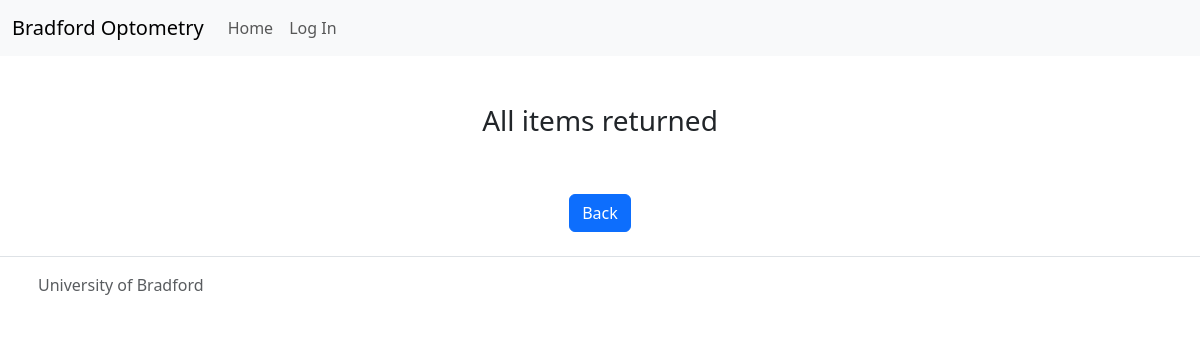
/list/not_returned, run on an earlier commit of the app's database.
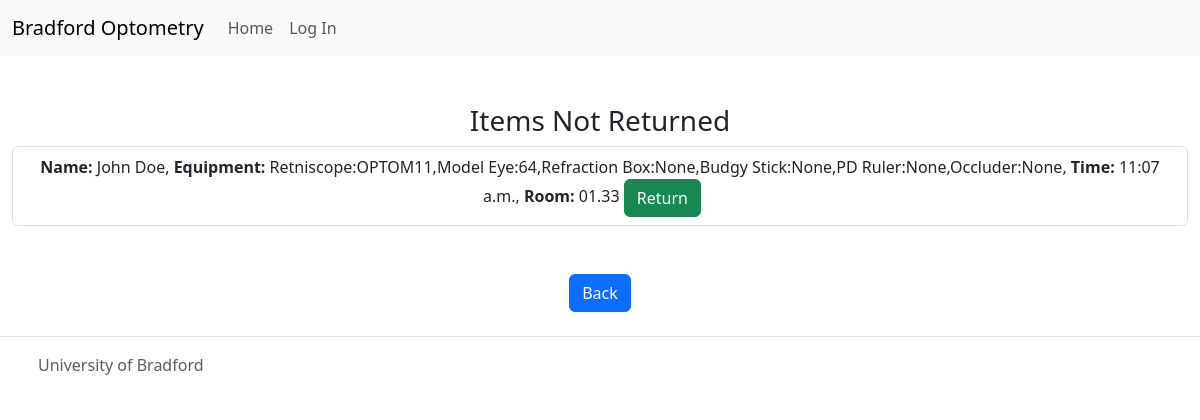
And on a later commit of the database.
### loan/models.py (models this page shows, shortened)
class Loan(models.Model):
    student = models.ForeignKey(Student, on_delete=models.CASCADE)
    equipment = models.CharField(max_length=250)
    date = models.DateField(auto_now_add=True)
    time_taken = models.TimeField(auto_now_add=True)
    time_returned = models.TimeField(auto_now_add=False, default='12:00')
    room = models.CharField(max_length=10, default="0.00")
    equipment_returned = models.CharField(max_length=250, default="None")
    all_returned = models.BooleanField(default=False)

class Student(models.Model):
    name = models.CharField(max_length=150)
    surname = models.CharField(max_length=150)
    student_nr = models.CharField(max_length=15)

### list/views.py (the view)
# urls.py: path('not_returned', views.not_returned, name='not_returned'),
def not_returned(request):
    list = Loan.objects.filter(all_returned=False)
    return render(request, 'not_returned.html', {'list': list})

### templates/not_returned.html
{% extends 'base.html' %}
{% load static %}
{% block content %}
  <div class="row justify-content-center mt-5">
    <div class="col justify-content-center d-grid" >
    {% if list|length > 0 %}
     <h3>Items Not Returned</h3>
      <ul class="list-group">
        {% for item in list %}
        <li class="list-group-item">
          <strong>Name:</strong> {{item.student.name}} {{item.student.surname}},
          <strong>Equipment:</strong> {{item.equipment}},
          <strong>Time:</strong> {{item.time_taken}},
          <strong>Room:</strong> {{item.room}}
          <a class="btn btn-success me-3" href="{% url 'returns' item.pk %}">
            Return
          </a>
        </li>
        {% endfor %}
      </ul>
      {% else %}
      <h3>All items returned</h3>
      {% endif %}
    </div>
  </div>
  <a class="btn btn-primary mt-5" href="{% url 'list' %}">Back</a>
{% endblock %}

What changed in the data, as far as the page shows it:
added Loan: student.name "John", student.surname "Doe", equipment "Retniscope:OPTOM11,Model Eye:64,Refraction Box:None,Budgy Stick:None,PD Ruler:None,Occluder:None", time_taken "11:07 a.m.", room "01.33"
Also different on the page:
text no longer shown: "All items returned"
text now shown: "Items Not Returned"
